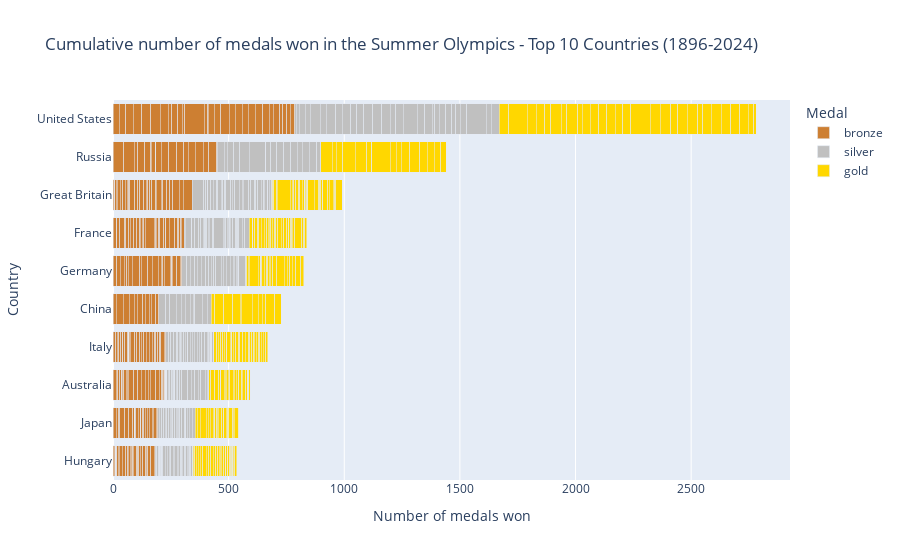

Write notebook code for a chart like this one.
### Code cell
#filter dataframe to top 10 countries
top10_countries = ['United States', 'Russia', 'Great Britain', 'France', 'Germany', 'Italy', "China", 'Australia', 'Japan', 'Hungary']
#establish my color map
color_map = {
    'gold': '#FFD700',   # Gold color
    'silver': '#C0C0C0', # Silver color
    'bronze': '#CD7F32'  # Bronze color
}
# filter and reorder my dataframe
filtered_df = medals_df[medals_df['country'].isin(top10_countries)]
filtered_df['total_medals'] = filtered_df.groupby('country')['medal_count'].transform('sum')
filtered_df = filtered_df.sort_values(by='total_medals', ascending=True)
#filtered_df = filtered_df.sort_values(by='total_medals', ascending=True).drop(columns='total_medals')
fig1 = px.bar(filtered_df, x='medal_count', y='country', color='medal', barmode='stack', category_orders={'medal':['bronze', 'silver', 'gold']}, title='Cumulative number of medals won in the Summer Olympics - Top 10 Countries (1896-2024)',
      labels={'medal_count':'Number of medals won', 'country': 'Country', 'medal': 'Medal'}, color_discrete_map=color_map)

fig1

### Figure 1 — Plotly figure (JSON) as saved in the notebook; plotly's stock layout.template omitted (floating-point values rounded to 4 significant figures; data arrays with more than 128 entries replaced by an {"elided": "..."} marker saying what was removed)
{"data": [{"alignmentgroup": "True", "hovertemplate": "Medal=bronze<br>Number of medals won=%{x}<br>Country=%{y}<extra></extra>", "legendgroup": "bronze", "marker": {"color": "#CD7F32", "pattern": {"shape": ""}}, "name": "bronze", "offsetgroup": "bronze", "orientation": "h", "showlegend": true, "textposition": "auto", "type": "bar", "x": {"elided": "243 int values"}, "xaxis": "x", "y": {"elided": "243 str values"}, "yaxis": "y"}, {"alignmentgroup": "True", "hovertemplate": "Medal=silver<br>Number of medals won=%{x}<br>Country=%{y}<extra></extra>", "legendgroup": "silver", "marker": {"color": "#C0C0C0", "pattern": {"shape": ""}}, "name": "silver", "offsetgroup": "silver", "orientation": "h", "showlegend": true, "textposition": "auto", "type": "bar", "x": {"elided": "243 int values"}, "xaxis": "x", "y": {"elided": "243 str values"}, "yaxis": "y"}, {"alignmentgroup": "True", "hovertemplate": "Medal=gold<br>Number of medals won=%{x}<br>Country=%{y}<extra></extra>", "legendgroup": "gold", "marker": {"color": "#FFD700", "pattern": {"shape": ""}}, "name": "gold", "offsetgroup": "gold", "orientation": "h", "showlegend": true, "textposition": "auto", "type": "bar", "x": {"elided": "243 int values"}, "xaxis": "x", "y": {"elided": "243 str values"}, "yaxis": "y"}], "layout": {"barmode": "stack", "legend": {"title": {"text": "Medal"}, "tracegroupgap": 0}, "title": {"text": "Cumulative number of medals won in the Summer Olympics - Top 10 Countries (1896-2024)"}, "xaxis": {"anchor": "y", "domain": [0, 1], "title": {"text": "Number of medals won"}}, "yaxis": {"anchor": "x", "domain": [0, 1], "title": {"text": "Country"}}}}
